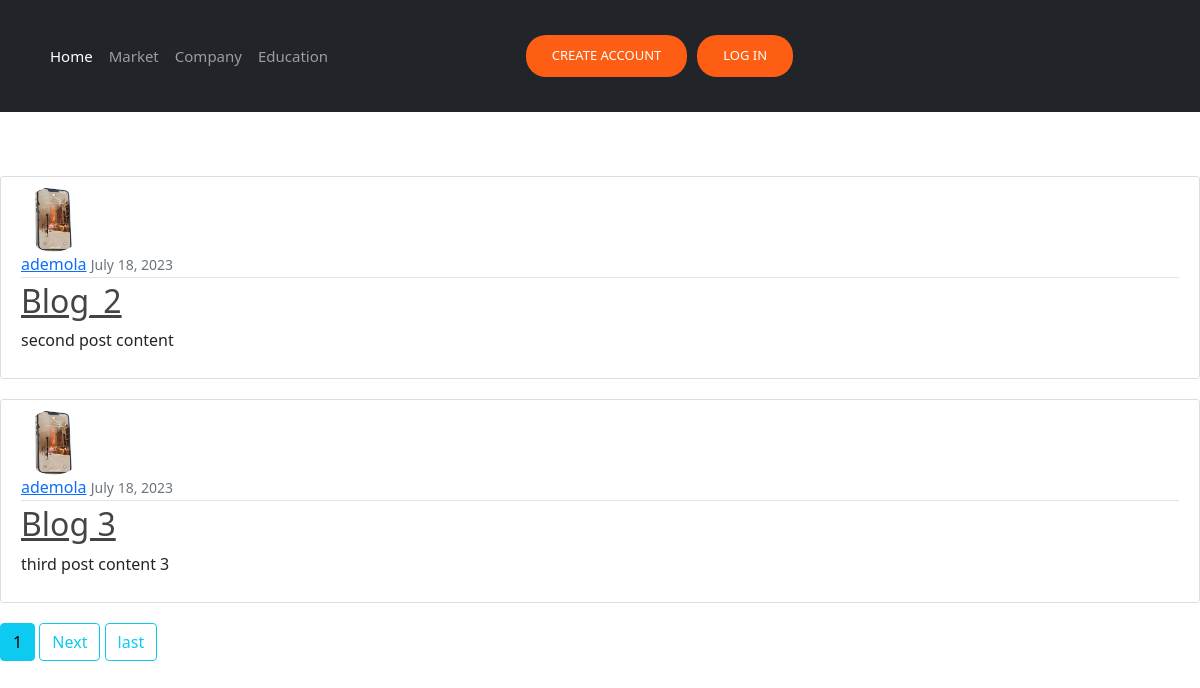
/user/ademola, run on an earlier commit of the app's database.
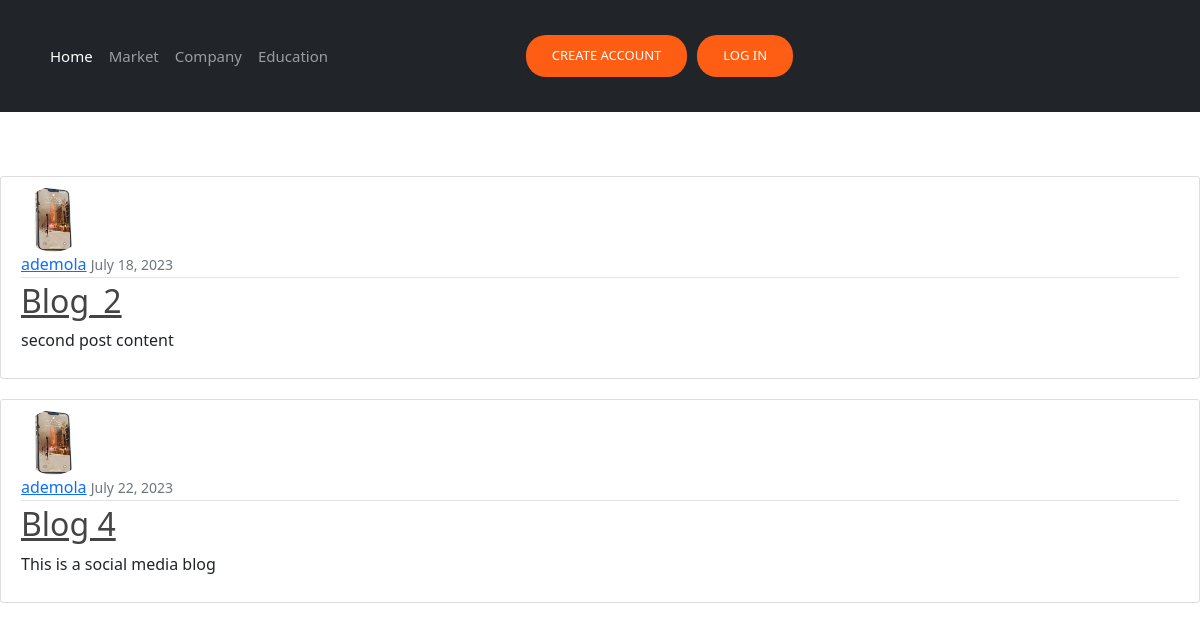
And on a later commit of the database.
### blog/models.py (models this page shows, shortened)
class Post(models.Model):
    title = models.CharField(max_length=100)
    content = models.TextField()
    date_posted = models.DateTimeField(default=timezone.now)
    author = models.ForeignKey(User, on_delete=models.CASCADE)

### users/models.py (models this page shows, shortened)
class Profile(models.Model):
    user = models.OneToOneField(User, on_delete=models.CASCADE)
    image= models.ImageField(default='default.jpg', upload_to='profile_pics')

### blog/views.py (the view)
# urls.py: path('user/<str:username>', UserPostListView.as_view(), name='user-posts'),
class  UserPostListView(ListView):
    model = Post
    template_name = 'blog/user_posts.html'
    context_object_name = 'posts'
    ordering = ['-date_posted']
    paginate_by = 2
    def get_queryset(self):
        user = get_object_or_404(User, username=self.kwargs.get('username'))
        return Post.objects.filter(author=user)

### blog/templates/blog/user_posts.html (shortened to what this page needs)
{% extends "blog/base.html" %}
{% block content %}
<h1 class="mb-3"> Post by {{view.kwargs.username }} ({{page_obj.paginator.count}})</h1>
    {% for post in posts %}
    <article class="media content-section">
      <img class="rounded-circle article-img" src="{{post.author.profile.image.url}}"
        <div class="media-body">
          <div class="article-metadata">
            <a class="mr-2" href="{% url 'user-posts' post.author.username %}">{{ post.author }}</a>
            <small class="text-muted">{{ post.date_posted|date:"F d, Y" }}</small>
          </div>
          <h2><a class="article-title" href="{% url 'post-detail' post.id %}">{{ post.title }}</a></h2>
          <p class="article-content">{{ post.content }}</p>
        </div>
      </article>
    {% endfor %}
    {% if is_paginated %}
      {% for num in page_obj.paginator.page_range %}
        {% if page_obj.number == num%}
        <a class="btn btn-info mb-4" href="?page={{ num}}">{{num}}</a>
        {% elif num > page_obj.number|add:'-3' and num < page_obj.number|add:'-3'  %}
        <a class="btn btn-outline-info mb-4" href="?page={{ num}}">{{num}}</a>
        {%endif%}
      {%endfor%}
      {% if page_obj.has_next %}
      <a class="btn btn-outline-info mb-4"  href="?page={{ page_obj.next_page_number }}">Next</a>
      <a class="btn btn-outline-info mb-4" href="?page={{ page_obj.paginator.num_pages }}">last</a>
    {% endif %}
    {% endif %}
{% endblock content %}

### blog/templates/blog/base.html (shortened to what this page needs)
<!doctype html>
{% load static %}
<html lang="en">
  <head>
    <link rel="stylesheet" href="{% static 'users/css/main.css' %}" type="text/css">
    <link href="https://cdn.jsdelivr.net/npm/bootstrap@5.0.0-beta3/dist/css/bootstrap.min.css" rel="stylesheet">
  </head>
  <body id="bg" style="background-image: url({% static 'users/images/bg.png' %});">
  {% load static %}
    <nav class="navbar navbar-expand-lg navbar-dark bg-dark" id="main-navbar">
        <div class="container">
          <div class="collapse navbar-collapse" id="navbarNavAltMarkup">
            <div class="navbar-nav">
              <a class="nav-link active" aria-current="page" href="#">Home</a>
              <a class="nav-link" href="#">Market</a>
              <a class="nav-link" href="#">Company</a>
              <a class="nav-link" href="#">Education</a>
            </div>
            <form class="d-flex" id="authstyle">
              {% if user.is_authenticated %}
                <a href="{% url 'profile' %}" class="btn" style="color: white; background-color: #fd5e14;"type="submit" id="header-links"> Profile </a>
                <a href="{% url 'logout' %}" class="btn" style="color: white; background-color: #fd5e14;"type="submit" id="header-links"> Logout </a>
              {% else %}
                <a href="{% url 'register' %}" class="btn" style="color: white; background-color: #fd5e14;"type="submit" id="header-links"> Create Account </a>
                <a href="{% url 'login' %}" class="btn" style="color: white; background-color: #fd5e14; margin-left: 10px; "type="submit" id="header-links">Log In</a>
              {% endif %}
              </form>
          </div>
        </div>
    </nav>
      <div>
        {% block content %}
        {% endblock content %}
  </body>
</html>

### blog/static/blog/main.css (style rules this page uses)
body { background: #fafafa; color: #333333; margin-top: 5rem; }
h1, h2, h3, h4, h5, h6 { color: #444444; }
.content-section { background: #ffffff; padding: 10px 20px; border: 1px solid #dddddd; border-radius: 3px; margin-bottom: 20px; }
.article-title { color: #444444; }
.article-content { white-space: pre-line; }
.article-img { height: 65px; width: 65px; margin-right: 16px; }
.article-metadata { padding-bottom: 1px; margin-bottom: 4px; border-bottom: 1px solid #e3e3e3 }
#bg { background-repeat: no-repeat; background-size: cover; background-attachment: fixed; }
#main-navbar { color: white; min-height: 14vh; font-size: 15px; }
#authstyle { margin-left: 17%; border-radius: 50%; }
#header-links { position: relative; border-radius: 20px; display: inline-block; padding: 10px 25px; text-transform: uppercase; text-decoration: none; font-size: 13px; overflow: hidden; transition: 0.2s; }
body { margin:0; color:#6a6f8c; background-image: url('images/bg.png'); font:600 16px/18px 'Open Sans',sans-serif; }
*,:after,:before { box-sizing:border-box }
a { color:inherit;text-decoration:none }
body { font: 100% / 1.414 "Open Sans", "Roboto", arial, sans-serif; background: #e9e9e9; }
a, [type="submit"] { transition: all .25s ease-in; }
h1, h2 { font-weight: 300; color: rgba(255,255,255,1); }

What changed in the data, as far as the page shows it:
removed Post: author.profile.image (picture), author "ademola", date_posted "July 18, 2023", title "Blog 3", content "third post content 3"
now on this page (row edited): Post: author.profile.image (picture), author "ademola", date_posted "July 22, 2023", title "Blog 4", content "This is a social media blog"
Also different on the page:
list line gone: "1"
text no longer shown: "Next last"
